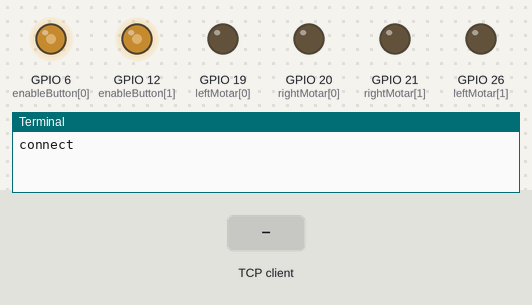
Recording of a program running on a simulated Raspberry Pi (BCM pin numbers). On the bench: output pins drawn as LEDs (lit = HIGH), the last lines printed to the terminal. The inputs (shaded band) are chosen by the test bench. One TCP client connects 1 s after the port opens and stays connected.

Above: at 1.2 s.
1.3 s: the TCP client sends "L"
At 2.0 s:
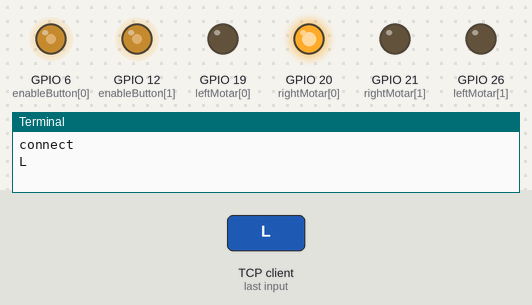
2.8 s: the TCP client sends "R"
At 3.2 s:
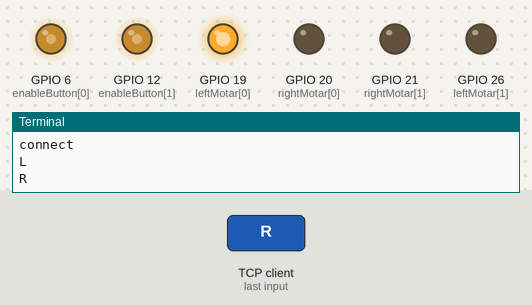
4.3 s: the TCP client sends "F"
At 5.5 s:
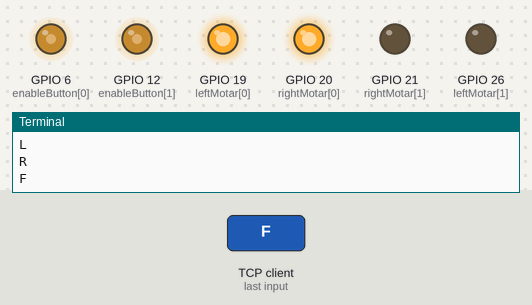
5.8 s: the TCP client sends "B"
At 6.7 s:
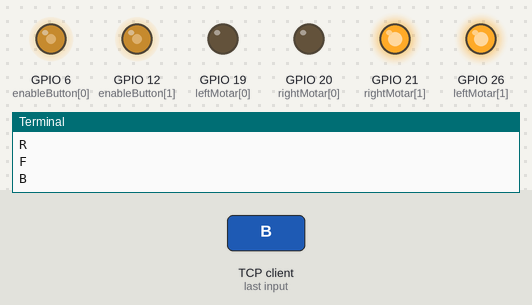
Timing chart, 0 to 8.3 s (numbered marks = the images above; inputs shaded):
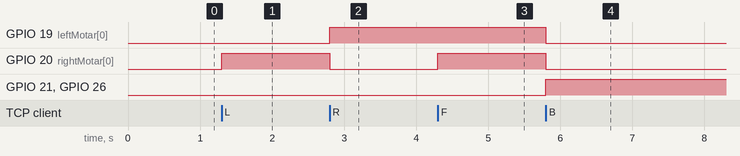

Measured:
- after the input at 1.3 s, GPIO 20 (rightMotar[0]): LOW → HIGH at once
- after the input at 2.8 s, GPIO 19 (leftMotar[0]): LOW → HIGH at once; GPIO 20 (rightMotar[0]): HIGH → LOW at once
- after the input at 4.3 s, GPIO 20 (rightMotar[0]): LOW → HIGH at once
- after the input at 5.8 s, GPIO 19 (leftMotar[0]), GPIO 20 (rightMotar[0]): HIGH → LOW at once; GPIO 21 (rightMotar[1]), GPIO 26 (leftMotar[1]): LOW → HIGH at once

The program:

tcp_client.py
```python
from socket import *
from time import sleep
import RPi.GPIO as GPIO

HIGH = 1
LOW = 0

leftMotar = [19,26]
rightMotar = [20,21]
enableButton = [6, 12]

GPIO.setwarnings(LOW)
GPIO.setmode(GPIO.BCM)
GPIO.setup(leftMotar[0], GPIO.OUT)
GPIO.setup(leftMotar[1], GPIO.OUT)
GPIO.setup(rightMotar[0], GPIO.OUT)
GPIO.setup(rightMotar[1], GPIO.OUT)

GPIO.output(leftMotar[0], LOW)
GPIO.output(leftMotar[1], LOW)
GPIO.output(rightMotar[0], LOW)
GPIO.output(rightMotar[1], LOW)

GPIO.setup(enableButton[0], GPIO.OUT)
GPIO.setup(enableButton[1], GPIO.OUT)

cnt1 = 50
cnt2 = 50

pwm1 = GPIO.PWM(enableButton[0], cnt1)
pwm2 = GPIO.PWM(enableButton[1], cnt2)

pwm1.start(cnt1)
pwm2.start(cnt2)

ip = '192.168.43.249'

port = 43567

addr = (ip,port)

serverSocket = socket(AF_INET, SOCK_STREAM)
serverSocket.bind(addr)
serverSocket.listen(1)
connectionSocket, conectAddr = serverSocket.accept();
print("connect")

try:
    while True:
        cntlFlag = [LOW, LOW, LOW, LOW]
        cntlMsg = connectionSocket.recv(1)
        cntlMsg = cntlMsg.decode('utf-8')

        print(cntlMsg)

        if cntlMsg == 'L':
            cntlFlag = [LOW, LOW, HIGH, LOW]
        elif cntlMsg == 'R':
            cntlFlag = [HIGH, LOW, LOW, LOW]
        elif cntlMsg == 'F':
            cntlFlag = [HIGH, LOW, HIGH, LOW]
        elif cntlMsg == 'N':
            cntlFlag = [LOW, LOW, LOW, LOW]
        elif cntlMsg == 'B':
            cntlFlag = [LOW, HIGH, LOW, HIGH]
        else:
            continue

        leftMotarFlag = cntlFlag[0:2]
        rightMotarFlag = cntlFlag[2:4]

        '''
        speed change = pwm1.changeDutyCycle(speed)
        '''

        GPIO.output(leftMotar[0], leftMotarFlag[0])
        GPIO.output(leftMotar[1], leftMotarFlag[1])
        GPIO.output(rightMotar[0], rightMotarFlag[0])
        GPIO.output(rightMotar[1], rightMotarFlag[1])


        cntlFlag = []

except KeyboardInterrupt:
    pwm1.stop()
    GPIO.cleanup()
    sys.exit()
```
